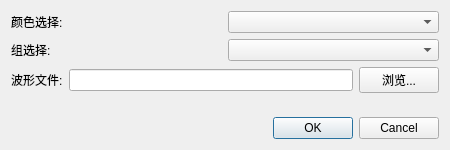
<?xml version="1.0" encoding="UTF-8"?>
<ui version="4.0">
 <class>ReloadWaveDialog</class>
 <widget class="QDialog" name="ReloadWaveDialog">
  <property name="geometry">
   <rect>
    <x>0</x>
    <y>0</y>
    <width>450</width>
    <height>150</height>
   </rect>
  </property>
  <property name="windowTitle">
   <string>加载波形文件</string>
  </property>
  <layout class="QVBoxLayout" name="verticalLayout">
   <item>
    <layout class="QGridLayout" name="gridLayout">
     <item row="0" column="0">
      <widget class="QLabel" name="label">
       <property name="text">
        <string>颜色选择:</string>
       </property>
      </widget>
     </item>
     <item row="0" column="1">
      <widget class="QComboBox" name="comboColor"/>
     </item>
     <item row="1" column="0">
      <widget class="QLabel" name="label_2">
       <property name="text">
        <string>组选择:</string>
       </property>
      </widget>
     </item>
     <item row="1" column="1">
      <widget class="QComboBox" name="comboGroup"/>
     </item>
    </layout>
   </item>
   <item>
    <layout class="QHBoxLayout" name="horizontalLayout">
     <item>
      <widget class="QLabel" name="label_3">
       <property name="text">
        <string>波形文件:</string>
       </property>
      </widget>
     </item>
     <item>
      <widget class="QLineEdit" name="lineEditPath"/>
     </item>
     <item>
      <widget class="QPushButton" name="buttonBrowse">
       <property name="text">
        <string>浏览...</string>
       </property>
      </widget>
     </item>
    </layout>
   </item>
   <item>
    <spacer name="verticalSpacer">
     <property name="orientation">
      <enum>Qt::Vertical</enum>
     </property>
     <property name="sizeHint" stdset="0">
      <size>
       <width>20</width>
       <height>40</height>
      </size>
     </property>
    </spacer>
   </item>
   <item>
    <widget class="QDialogButtonBox" name="buttonBox">
     <property name="standardButtons">
      <set>QDialogButtonBox::Cancel|QDialogButtonBox::Ok</set>
     </property>
    </widget>
   </item>
  </layout>
 </widget>
 <resources/>
 <connections>
  <connection>
   <sender>buttonBox</sender>
   <signal>accepted()</signal>
   <receiver>ReloadWaveDialog</receiver>
   <slot>accept()</slot>
   <hints>
    <hint type="sourcelabel">
     <x>224</x>
     <y>133</y>
    </hint>
    <hint type="destinationlabel">
     <x>224</x>
     <y>74</y>
    </hint>
   </hints>
  </connection>
  <connection>
   <sender>buttonBox</sender>
   <signal>rejected()</signal>
   <receiver>ReloadWaveDialog</receiver>
   <slot>reject()</slot>
   <hints>
    <hint type="sourcelabel">
     <x>224</x>
     <y>133</y>
    </hint>
    <hint type="destinationlabel">
     <x>224</x>
     <y>74</y>
    </hint>
   </hints>
  </connection>
 </connections>
</ui>
